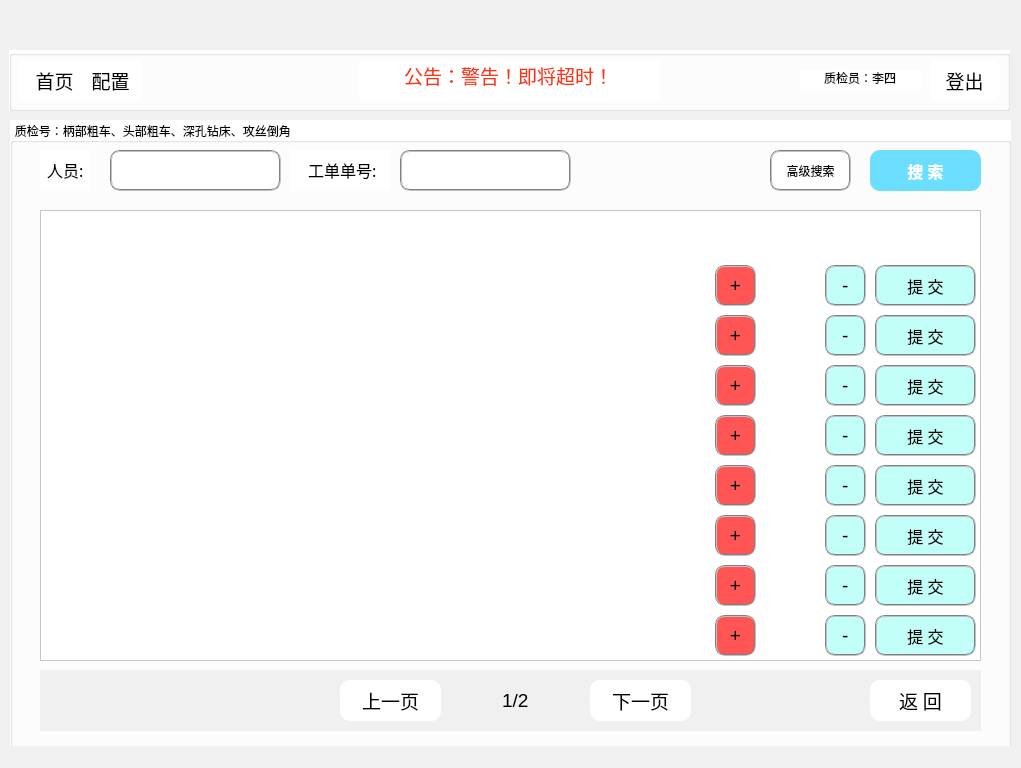
<?xml version="1.0" encoding="UTF-8"?>
<ui version="4.0">
 <class>checkQuantity</class>
 <widget class="QMainWindow" name="checkQuantity">
  <property name="geometry">
   <rect>
    <x>0</x>
    <y>0</y>
    <width>1021</width>
    <height>768</height>
   </rect>
  </property>
  <property name="windowTitle">
   <string>checkQuantity</string>
  </property>
  <property name="styleSheet">
   <string notr="true">background-color: #F0F0F0;</string>
  </property>
  <widget class="QWidget" name="centralwidget">
   <widget class="QLabel" name="label_4">
    <property name="geometry">
     <rect>
      <x>760</x>
      <y>0</y>
      <width>61</width>
      <height>41</height>
     </rect>
    </property>
    <property name="styleSheet">
     <string notr="true">border-image: url(:/login/3.png);</string>
    </property>
    <property name="text">
     <string/>
    </property>
   </widget>
   <widget class="QLabel" name="label">
    <property name="geometry">
     <rect>
      <x>0</x>
      <y>0</y>
      <width>1021</width>
      <height>41</height>
     </rect>
    </property>
    <property name="styleSheet">
     <string notr="true">border-image: url(:/10.png);</string>
    </property>
    <property name="text">
     <string/>
    </property>
   </widget>
   <widget class="QLineEdit" name="lineEdit_51">
    <property name="geometry">
     <rect>
      <x>40</x>
      <y>150</y>
      <width>51</width>
      <height>41</height>
     </rect>
    </property>
    <property name="font">
     <font>
      <family>宋体</family>
      <pointsize>12</pointsize>
     </font>
    </property>
    <property name="styleSheet">
     <string notr="true">border:none;
background-color: #ffffff;</string>
    </property>
    <property name="text">
     <string>人员:</string>
    </property>
    <property name="cursorPosition">
     <number>3</number>
    </property>
    <property name="alignment">
     <set>Qt::AlignCenter</set>
    </property>
   </widget>
   <widget class="QLineEdit" name="lineEdit_7">
    <property name="geometry">
     <rect>
      <x>470</x>
      <y>680</y>
      <width>91</width>
      <height>41</height>
     </rect>
    </property>
    <property name="font">
     <font>
      <family>Arial</family>
      <pointsize>14</pointsize>
     </font>
    </property>
    <property name="styleSheet">
     <string notr="true">border:none;
background-color: #F0F0F0;</string>
    </property>
    <property name="text">
     <string>1/2</string>
    </property>
    <property name="cursorPosition">
     <number>3</number>
    </property>
    <property name="alignment">
     <set>Qt::AlignCenter</set>
    </property>
   </widget>
   <widget class="QLineEdit" name="lineEdit_56">
    <property name="geometry">
     <rect>
      <x>820</x>
      <y>410</y>
      <width>51</width>
      <height>51</height>
     </rect>
    </property>
    <property name="font">
     <font>
      <family>Arial</family>
      <pointsize>14</pointsize>
     </font>
    </property>
    <property name="styleSheet">
     <string notr="true">background-color: rgb(193, 255, 248);
border-radius: 10px;
border: 2px groove gray;
margin: 5px;
text-align: center;</string>
    </property>
    <property name="text">
     <string>-</string>
    </property>
    <property name="cursorPosition">
     <number>1</number>
    </property>
    <property name="alignment">
     <set>Qt::AlignCenter</set>
    </property>
   </widget>
   <widget class="QPushButton" name="pushButton_25">
    <property name="geometry">
     <rect>
      <x>710</x>
      <y>460</y>
      <width>51</width>
      <height>51</height>
     </rect>
    </property>
    <property name="font">
     <font>
      <family>Arial</family>
      <pointsize>14</pointsize>
     </font>
    </property>
    <property name="styleSheet">
     <string notr="true">background-color: rgb(255,85,85);
border-radius: 10px;
border: 2px groove gray;
margin: 5px;
</string>
    </property>
    <property name="text">
     <string>+</string>
    </property>
   </widget>
   <widget class="QLineEdit" name="lineEdit_58">
    <property name="geometry">
     <rect>
      <x>820</x>
      <y>310</y>
      <width>51</width>
      <height>51</height>
     </rect>
    </property>
    <property name="font">
     <font>
      <family>Arial</family>
      <pointsize>14</pointsize>
     </font>
    </property>
    <property name="styleSheet">
     <string notr="true">background-color: rgb(193, 255, 248);
border-radius: 10px;
border: 2px groove gray;
margin: 5px;
text-align: center;</string>
    </property>
    <property name="text">
     <string>-</string>
    </property>
    <property name="cursorPosition">
     <number>1</number>
    </property>
    <property name="alignment">
     <set>Qt::AlignCenter</set>
    </property>
   </widget>
   <widget class="QGroupBox" name="groupBox">
    <property name="geometry">
     <rect>
      <x>10</x>
      <y>120</y>
      <width>1001</width>
      <height>631</height>
     </rect>
    </property>
    <property name="font">
     <font>
      <family>微软雅黑</family>
     </font>
    </property>
    <property name="styleSheet">
     <string notr="true">background-color: #ffffff;</string>
    </property>
    <property name="title">
     <string> 质检号：柄部粗车、头部粗车、深孔钻床、攻丝倒角  </string>
    </property>
    <widget class="QTableWidget" name="tableWidget">
     <property name="geometry">
      <rect>
       <x>30</x>
       <y>90</y>
       <width>941</width>
       <height>451</height>
      </rect>
     </property>
     <property name="font">
      <font>
       <pointsize>10</pointsize>
      </font>
     </property>
     <property name="verticalScrollMode">
      <enum>QAbstractItemView::ScrollPerItem</enum>
     </property>
     <attribute name="horizontalHeaderVisible">
      <bool>true</bool>
     </attribute>
     <attribute name="horizontalHeaderCascadingSectionResizes">
      <bool>false</bool>
     </attribute>
     <attribute name="horizontalHeaderShowSortIndicator" stdset="0">
      <bool>false</bool>
     </attribute>
     <attribute name="horizontalHeaderStretchLastSection">
      <bool>false</bool>
     </attribute>
    </widget>
    <widget class="QLineEdit" name="lineEdit_67">
     <property name="geometry">
      <rect>
       <x>100</x>
       <y>30</y>
       <width>171</width>
       <height>41</height>
      </rect>
     </property>
     <property name="font">
      <font>
       <family>Arial</family>
       <pointsize>14</pointsize>
      </font>
     </property>
     <property name="styleSheet">
      <string notr="true">border-radius: 10px;
border: 2px groove gray;</string>
     </property>
     <property name="text">
      <string/>
     </property>
     <property name="cursorPosition">
      <number>0</number>
     </property>
     <property name="alignment">
      <set>Qt::AlignCenter</set>
     </property>
    </widget>
    <widget class="QLineEdit" name="lineEdit_53">
     <property name="geometry">
      <rect>
       <x>280</x>
       <y>30</y>
       <width>101</width>
       <height>41</height>
      </rect>
     </property>
     <property name="font">
      <font>
       <family>宋体</family>
       <pointsize>12</pointsize>
      </font>
     </property>
     <property name="styleSheet">
      <string notr="true">border:none</string>
     </property>
     <property name="text">
      <string> 工单单号:</string>
     </property>
     <property name="cursorPosition">
      <number>6</number>
     </property>
     <property name="alignment">
      <set>Qt::AlignCenter</set>
     </property>
    </widget>
    <widget class="QLineEdit" name="lineEdit_55">
     <property name="geometry">
      <rect>
       <x>390</x>
       <y>30</y>
       <width>171</width>
       <height>41</height>
      </rect>
     </property>
     <property name="font">
      <font>
       <family>Arial</family>
       <pointsize>14</pointsize>
      </font>
     </property>
     <property name="styleSheet">
      <string notr="true">border-radius: 10px;
border: 2px groove gray;</string>
     </property>
     <property name="text">
      <string/>
     </property>
     <property name="cursorPosition">
      <number>0</number>
     </property>
     <property name="alignment">
      <set>Qt::AlignCenter</set>
     </property>
    </widget>
    <widget class="QPushButton" name="pushButton_32">
     <property name="geometry">
      <rect>
       <x>700</x>
       <y>140</y>
       <width>51</width>
       <height>51</height>
      </rect>
     </property>
     <property name="font">
      <font>
       <family>Arial</family>
       <pointsize>14</pointsize>
      </font>
     </property>
     <property name="styleSheet">
      <string notr="true">background-color: rgb(255,85,85);
border-radius: 10px;
border: 2px groove gray;
margin: 5px;
</string>
     </property>
     <property name="text">
      <string>+</string>
     </property>
    </widget>
    <widget class="QLineEdit" name="lineEdit_60">
     <property name="geometry">
      <rect>
       <x>810</x>
       <y>140</y>
       <width>51</width>
       <height>51</height>
      </rect>
     </property>
     <property name="font">
      <font>
       <family>Arial</family>
       <pointsize>14</pointsize>
      </font>
     </property>
     <property name="styleSheet">
      <string notr="true">background-color: rgb(193, 255, 248);
border-radius: 10px;
border: 2px groove gray;
margin: 5px;
text-align: center;</string>
     </property>
     <property name="text">
      <string>-</string>
     </property>
     <property name="cursorPosition">
      <number>1</number>
     </property>
     <property name="alignment">
      <set>Qt::AlignCenter</set>
     </property>
    </widget>
    <widget class="QLineEdit" name="lineEdit_61">
     <property name="geometry">
      <rect>
       <x>810</x>
       <y>390</y>
       <width>51</width>
       <height>51</height>
      </rect>
     </property>
     <property name="font">
      <font>
       <family>Arial</family>
       <pointsize>14</pointsize>
      </font>
     </property>
     <property name="styleSheet">
      <string notr="true">background-color: rgb(193, 255, 248);
border-radius: 10px;
border: 2px groove gray;
margin: 5px;
text-align: center;</string>
     </property>
     <property name="text">
      <string>-</string>
     </property>
     <property name="cursorPosition">
      <number>1</number>
     </property>
     <property name="alignment">
      <set>Qt::AlignCenter</set>
     </property>
    </widget>
    <widget class="QPushButton" name="pushButton_33">
     <property name="geometry">
      <rect>
       <x>700</x>
       <y>390</y>
       <width>51</width>
       <height>51</height>
      </rect>
     </property>
     <property name="font">
      <font>
       <family>Arial</family>
       <pointsize>14</pointsize>
      </font>
     </property>
     <property name="styleSheet">
      <string notr="true">background-color: rgb(255,85,85);
border-radius: 10px;
border: 2px groove gray;
margin: 5px;
</string>
     </property>
     <property name="text">
      <string>+</string>
     </property>
    </widget>
    <widget class="QPushButton" name="pushButton_34">
     <property name="geometry">
      <rect>
       <x>700</x>
       <y>440</y>
       <width>51</width>
       <height>51</height>
      </rect>
     </property>
     <property name="font">
      <font>
       <family>Arial</family>
       <pointsize>14</pointsize>
      </font>
     </property>
     <property name="styleSheet">
      <string notr="true">background-color: rgb(255,85,85);
border-radius: 10px;
border: 2px groove gray;
margin: 5px;
</string>
     </property>
     <property name="text">
      <string>+</string>
     </property>
    </widget>
    <widget class="QLineEdit" name="lineEdit_64">
     <property name="geometry">
      <rect>
       <x>810</x>
       <y>440</y>
       <width>51</width>
       <height>51</height>
      </rect>
     </property>
     <property name="font">
      <font>
       <family>Arial</family>
       <pointsize>14</pointsize>
      </font>
     </property>
     <property name="styleSheet">
      <string notr="true">background-color: rgb(193, 255, 248);
border-radius: 10px;
border: 2px groove gray;
margin: 5px;
text-align: center;</string>
     </property>
     <property name="text">
      <string>-</string>
     </property>
     <property name="cursorPosition">
      <number>1</number>
     </property>
     <property name="alignment">
      <set>Qt::AlignCenter</set>
     </property>
    </widget>
    <widget class="QPushButton" name="pushButton_35">
     <property name="geometry">
      <rect>
       <x>700</x>
       <y>490</y>
       <width>51</width>
       <height>51</height>
      </rect>
     </property>
     <property name="font">
      <font>
       <family>Arial</family>
       <pointsize>14</pointsize>
      </font>
     </property>
     <property name="styleSheet">
      <string notr="true">background-color: rgb(255,85,85);
border-radius: 10px;
border: 2px groove gray;
margin: 5px;
</string>
     </property>
     <property name="text">
      <string>+</string>
     </property>
    </widget>
    <widget class="QLineEdit" name="lineEdit_65">
     <property name="geometry">
      <rect>
       <x>810</x>
       <y>490</y>
       <width>51</width>
       <height>51</height>
      </rect>
     </property>
     <property name="font">
      <font>
       <family>Arial</family>
       <pointsize>14</pointsize>
      </font>
     </property>
     <property name="styleSheet">
      <string notr="true">background-color: rgb(193, 255, 248);
border-radius: 10px;
border: 2px groove gray;
margin: 5px;
text-align: center;</string>
     </property>
     <property name="text">
      <string>-</string>
     </property>
     <property name="cursorPosition">
      <number>1</number>
     </property>
     <property name="alignment">
      <set>Qt::AlignCenter</set>
     </property>
    </widget>
    <widget class="QPushButton" name="pushButton_36">
     <property name="geometry">
      <rect>
       <x>860</x>
       <y>140</y>
       <width>111</width>
       <height>51</height>
      </rect>
     </property>
     <property name="font">
      <font>
       <family>宋体</family>
       <pointsize>12</pointsize>
      </font>
     </property>
     <property name="styleSheet">
      <string notr="true">QPushButton#pushButton_36 {
background-color: rgb(193, 255, 248);
border-radius: 10px;
border: 2px groove gray;
margin: 5px;
text-align: center;
}

QPushButton#pushButton_36:hover {
background-color: rgb(240,240,240);
}</string>
     </property>
     <property name="text">
      <string>提 交</string>
     </property>
    </widget>
    <widget class="QPushButton" name="pushButton_37">
     <property name="geometry">
      <rect>
       <x>860</x>
       <y>190</y>
       <width>111</width>
       <height>51</height>
      </rect>
     </property>
     <property name="font">
      <font>
       <family>宋体</family>
       <pointsize>12</pointsize>
      </font>
     </property>
     <property name="styleSheet">
      <string notr="true">QPushButton#pushButton_37 {
background-color: rgb(193, 255, 248);
border-radius: 10px;
border: 2px groove gray;
margin: 5px;
text-align: center;
}

QPushButton#pushButton_37:hover {
background-color: rgb(240,240,240);
}</string>
     </property>
     <property name="text">
      <string>提 交</string>
     </property>
    </widget>
    <widget class="QPushButton" name="pushButton_38">
     <property name="geometry">
      <rect>
       <x>860</x>
       <y>240</y>
       <width>111</width>
       <height>51</height>
      </rect>
     </property>
     <property name="font">
      <font>
       <family>宋体</family>
       <pointsize>12</pointsize>
      </font>
     </property>
     <property name="styleSheet">
      <string notr="true">QPushButton#pushButton_38 {
background-color: rgb(193, 255, 248);
border-radius: 10px;
border: 2px groove gray;
margin: 5px;
text-align: center;
}

QPushButton#pushButton_38:hover {
background-color: rgb(240,240,240);
}</string>
     </property>
     <property name="text">
      <string>提 交</string>
     </property>
    </widget>
    <widget class="QPushButton" name="pushButton_39">
     <property name="geometry">
      <rect>
       <x>860</x>
       <y>290</y>
       <width>111</width>
       <height>51</height>
      </rect>
     </property>
     <property name="font">
      <font>
       <family>宋体</family>
       <pointsize>12</pointsize>
      </font>
     </property>
     <property name="styleSheet">
      <string notr="true">QPushButton#pushButton_39 {
background-color: rgb(193, 255, 248);
border-radius: 10px;
border: 2px groove gray;
margin: 5px;
text-align: center;
}

QPushButton#pushButton_39:hover {
background-color: rgb(240,240,240);
}</string>
     </property>
     <property name="text">
      <string>提 交</string>
     </property>
    </widget>
    <widget class="QPushButton" name="pushButton_40">
     <property name="geometry">
      <rect>
       <x>860</x>
       <y>340</y>
       <width>111</width>
       <height>51</height>
      </rect>
     </property>
     <property name="font">
      <font>
       <family>宋体</family>
       <pointsize>12</pointsize>
      </font>
     </property>
     <property name="styleSheet">
      <string notr="true">QPushButton#pushButton_40 {
background-color: rgb(193, 255, 248);
border-radius: 10px;
border: 2px groove gray;
margin: 5px;
text-align: center;
}

QPushButton#pushButton_40:hover {
background-color: rgb(240,240,240);
}</string>
     </property>
     <property name="text">
      <string>提 交</string>
     </property>
    </widget>
    <widget class="QPushButton" name="pushButton_41">
     <property name="geometry">
      <rect>
       <x>860</x>
       <y>390</y>
       <width>111</width>
       <height>51</height>
      </rect>
     </property>
     <property name="font">
      <font>
       <family>宋体</family>
       <pointsize>12</pointsize>
      </font>
     </property>
     <property name="styleSheet">
      <string notr="true">QPushButton#pushButton_41 {
background-color: rgb(193, 255, 248);
border-radius: 10px;
border: 2px groove gray;
margin: 5px;
text-align: center;
}

QPushButton#pushButton_41:hover {
background-color: rgb(240,240,240);
}</string>
     </property>
     <property name="text">
      <string>提 交</string>
     </property>
    </widget>
    <widget class="QPushButton" name="pushButton_42">
     <property name="geometry">
      <rect>
       <x>860</x>
       <y>440</y>
       <width>111</width>
       <height>51</height>
      </rect>
     </property>
     <property name="font">
      <font>
       <family>宋体</family>
       <pointsize>12</pointsize>
      </font>
     </property>
     <property name="styleSheet">
      <string notr="true">QPushButton#pushButton_42 {
background-color: rgb(193, 255, 248);
border-radius: 10px;
border: 2px groove gray;
margin: 5px;
text-align: center;
}

QPushButton#pushButton_42:hover {
background-color: rgb(240,240,240);
}</string>
     </property>
     <property name="text">
      <string>提 交</string>
     </property>
    </widget>
    <widget class="QPushButton" name="pushButton_43">
     <property name="geometry">
      <rect>
       <x>860</x>
       <y>490</y>
       <width>111</width>
       <height>51</height>
      </rect>
     </property>
     <property name="font">
      <font>
       <family>宋体</family>
       <pointsize>12</pointsize>
      </font>
     </property>
     <property name="styleSheet">
      <string notr="true">QPushButton#pushButton_43 {
background-color: rgb(193, 255, 248);
border-radius: 10px;
border: 2px groove gray;
margin: 5px;
text-align: center;
}

QPushButton#pushButton_43:hover {
background-color: rgb(240,240,240);
}</string>
     </property>
     <property name="text">
      <string>提 交</string>
     </property>
    </widget>
    <widget class="QPushButton" name="pushButton_23">
     <property name="geometry">
      <rect>
       <x>860</x>
       <y>30</y>
       <width>111</width>
       <height>41</height>
      </rect>
     </property>
     <property name="font">
      <font>
       <family>Arial</family>
       <pointsize>12</pointsize>
       <weight>99</weight>
       <bold>true</bold>
      </font>
     </property>
     <property name="styleSheet">
      <string notr="true">border-radius: 10px;
text-align: center;
background-color: rgb(108,222,255);
font-weight: 900;
color: white;
background-color: ;</string>
     </property>
     <property name="text">
      <string>搜 索</string>
     </property>
    </widget>
    <widget class="QTableWidget" name="tableWidget_2">
     <property name="geometry">
      <rect>
       <x>30</x>
       <y>550</y>
       <width>941</width>
       <height>61</height>
      </rect>
     </property>
     <property name="font">
      <font>
       <pointsize>10</pointsize>
      </font>
     </property>
     <property name="styleSheet">
      <string notr="true">background-color: #F0F0F0;
border: none;</string>
     </property>
     <property name="verticalScrollMode">
      <enum>QAbstractItemView::ScrollPerItem</enum>
     </property>
     <attribute name="horizontalHeaderVisible">
      <bool>false</bool>
     </attribute>
     <attribute name="horizontalHeaderCascadingSectionResizes">
      <bool>true</bool>
     </attribute>
    </widget>
    <widget class="QPushButton" name="pushButton_19">
     <property name="geometry">
      <rect>
       <x>760</x>
       <y>30</y>
       <width>81</width>
       <height>41</height>
      </rect>
     </property>
     <property name="font">
      <font>
       <family>宋体</family>
       <pointsize>9</pointsize>
      </font>
     </property>
     <property name="styleSheet">
      <string notr="true">border-radius: 10px;
border: 2px groove gray;
background-color: #ffffff;</string>
     </property>
     <property name="text">
      <string>高级搜索</string>
     </property>
    </widget>
    <zorder>tableWidget</zorder>
    <zorder>lineEdit_53</zorder>
    <zorder>lineEdit_55</zorder>
    <zorder>pushButton_32</zorder>
    <zorder>lineEdit_60</zorder>
    <zorder>lineEdit_61</zorder>
    <zorder>pushButton_33</zorder>
    <zorder>pushButton_34</zorder>
    <zorder>lineEdit_64</zorder>
    <zorder>pushButton_35</zorder>
    <zorder>lineEdit_65</zorder>
    <zorder>pushButton_36</zorder>
    <zorder>pushButton_37</zorder>
    <zorder>pushButton_38</zorder>
    <zorder>pushButton_39</zorder>
    <zorder>pushButton_40</zorder>
    <zorder>pushButton_41</zorder>
    <zorder>pushButton_42</zorder>
    <zorder>pushButton_43</zorder>
    <zorder>lineEdit_67</zorder>
    <zorder>pushButton_23</zorder>
    <zorder>tableWidget_2</zorder>
    <zorder>pushButton_19</zorder>
   </widget>
   <widget class="QLineEdit" name="lineEdit_57">
    <property name="geometry">
     <rect>
      <x>820</x>
      <y>360</y>
      <width>51</width>
      <height>51</height>
     </rect>
    </property>
    <property name="font">
     <font>
      <family>Arial</family>
      <pointsize>14</pointsize>
     </font>
    </property>
    <property name="styleSheet">
     <string notr="true">background-color: rgb(193, 255, 248);
border-radius: 10px;
border: 2px groove gray;
margin: 5px;
text-align: center;</string>
    </property>
    <property name="text">
     <string>-</string>
    </property>
    <property name="cursorPosition">
     <number>1</number>
    </property>
    <property name="alignment">
     <set>Qt::AlignCenter</set>
    </property>
   </widget>
   <widget class="QPushButton" name="pushButton_27">
    <property name="geometry">
     <rect>
      <x>710</x>
      <y>360</y>
      <width>51</width>
      <height>51</height>
     </rect>
    </property>
    <property name="font">
     <font>
      <family>Arial</family>
      <pointsize>14</pointsize>
     </font>
    </property>
    <property name="styleSheet">
     <string notr="true">background-color: rgb(255,85,85);
border-radius: 10px;
border: 2px groove gray;
margin: 5px;
</string>
    </property>
    <property name="text">
     <string>+</string>
    </property>
   </widget>
   <widget class="QPushButton" name="pushButton_3">
    <property name="geometry">
     <rect>
      <x>590</x>
      <y>680</y>
      <width>101</width>
      <height>41</height>
     </rect>
    </property>
    <property name="font">
     <font>
      <family>宋体</family>
      <pointsize>14</pointsize>
     </font>
    </property>
    <property name="styleSheet">
     <string notr="true">QPushButton#pushButton_3 {
border: 1px solid black;
background-color: #ffffff;
border: none;
border-radius: 10px;
}

QPushButton#pushButton_3:hover {
background-color: rgb(240,240,240);
}</string>
    </property>
    <property name="text">
     <string>下一页</string>
    </property>
   </widget>
   <widget class="QGroupBox" name="groupBox_2">
    <property name="geometry">
     <rect>
      <x>9</x>
      <y>50</y>
      <width>1001</width>
      <height>61</height>
     </rect>
    </property>
    <property name="styleSheet">
     <string notr="true">background-color: #ffffff;</string>
    </property>
    <property name="title">
     <string/>
    </property>
    <widget class="QPushButton" name="pushButton_24">
     <property name="geometry">
      <rect>
       <x>10</x>
       <y>10</y>
       <width>71</width>
       <height>41</height>
      </rect>
     </property>
     <property name="font">
      <font>
       <family>宋体</family>
       <pointsize>14</pointsize>
      </font>
     </property>
     <property name="styleSheet">
      <string notr="true">QPushButton#pushButton_24 {
border: none;
}

QPushButton#pushButton_24:hover {
background-color: rgb(240,240,240);
}</string>
     </property>
     <property name="text">
      <string>首页</string>
     </property>
    </widget>
    <widget class="QPushButton" name="pushButton_30">
     <property name="geometry">
      <rect>
       <x>920</x>
       <y>10</y>
       <width>71</width>
       <height>41</height>
      </rect>
     </property>
     <property name="font">
      <font>
       <family>宋体</family>
       <pointsize>14</pointsize>
      </font>
     </property>
     <property name="styleSheet">
      <string notr="true">QPushButton#pushButton_30 {
border-radius: 10px;
text-align: center;
}

QPushButton#pushButton_30:hover {
background-color: rgb(240,240,240);
}</string>
     </property>
     <property name="text">
      <string>登出</string>
     </property>
    </widget>
    <widget class="QLineEdit" name="lineEdit_5">
     <property name="geometry">
      <rect>
       <x>350</x>
       <y>10</y>
       <width>301</width>
       <height>41</height>
      </rect>
     </property>
     <property name="font">
      <font>
       <family>Arial</family>
       <pointsize>14</pointsize>
      </font>
     </property>
     <property name="styleSheet">
      <string notr="true">color: rgb(255, 51, 15);
border:none</string>
     </property>
     <property name="text">
      <string>公告：警告！即将超时！</string>
     </property>
     <property name="cursorPosition">
      <number>11</number>
     </property>
     <property name="alignment">
      <set>Qt::AlignCenter</set>
     </property>
    </widget>
    <zorder>pushButton_30</zorder>
    <zorder>pushButton_24</zorder>
    <zorder>lineEdit_5</zorder>
   </widget>
   <widget class="QLineEdit" name="lineEdit_6">
    <property name="geometry">
     <rect>
      <x>800</x>
      <y>70</y>
      <width>121</width>
      <height>21</height>
     </rect>
    </property>
    <property name="font">
     <font>
      <family>Arial</family>
      <pointsize>9</pointsize>
     </font>
    </property>
    <property name="styleSheet">
     <string notr="true">border:none;
background-color: #ffffff;</string>
    </property>
    <property name="text">
     <string>质检员：李四</string>
    </property>
    <property name="cursorPosition">
     <number>6</number>
    </property>
    <property name="alignment">
     <set>Qt::AlignCenter</set>
    </property>
   </widget>
   <widget class="QPushButton" name="pushButton_20">
    <property name="geometry">
     <rect>
      <x>80</x>
      <y>60</y>
      <width>61</width>
      <height>41</height>
     </rect>
    </property>
    <property name="font">
     <font>
      <family>宋体</family>
      <pointsize>14</pointsize>
     </font>
    </property>
    <property name="styleSheet">
     <string notr="true">QPushButton#pushButton_20 {
border: none;
background-color: #ffffff;
}

QPushButton#pushButton_20:hover {
background-color: rgb(240,240,240);
}</string>
    </property>
    <property name="text">
     <string>配置</string>
    </property>
   </widget>
   <widget class="QLineEdit" name="lineEdit_59">
    <property name="geometry">
     <rect>
      <x>820</x>
      <y>460</y>
      <width>51</width>
      <height>51</height>
     </rect>
    </property>
    <property name="font">
     <font>
      <family>Arial</family>
      <pointsize>14</pointsize>
     </font>
    </property>
    <property name="styleSheet">
     <string notr="true">background-color: rgb(193, 255, 248);
border-radius: 10px;
border: 2px groove gray;
margin: 5px;
text-align: center;</string>
    </property>
    <property name="text">
     <string>-</string>
    </property>
    <property name="cursorPosition">
     <number>1</number>
    </property>
    <property name="alignment">
     <set>Qt::AlignCenter</set>
    </property>
   </widget>
   <widget class="QPushButton" name="pushButton_28">
    <property name="geometry">
     <rect>
      <x>710</x>
      <y>410</y>
      <width>51</width>
      <height>51</height>
     </rect>
    </property>
    <property name="font">
     <font>
      <family>Arial</family>
      <pointsize>14</pointsize>
     </font>
    </property>
    <property name="styleSheet">
     <string notr="true">background-color: rgb(255,85,85);
border-radius: 10px;
border: 2px groove gray;
margin: 5px;
</string>
    </property>
    <property name="text">
     <string>+</string>
    </property>
   </widget>
   <widget class="QPushButton" name="pushButton_31">
    <property name="geometry">
     <rect>
      <x>710</x>
      <y>310</y>
      <width>51</width>
      <height>51</height>
     </rect>
    </property>
    <property name="font">
     <font>
      <family>Arial</family>
      <pointsize>14</pointsize>
     </font>
    </property>
    <property name="styleSheet">
     <string notr="true">background-color: rgb(255,85,85);
border-radius: 10px;
border: 2px groove gray;
margin: 5px;
</string>
    </property>
    <property name="text">
     <string>+</string>
    </property>
   </widget>
   <widget class="QPushButton" name="pushButton_18">
    <property name="geometry">
     <rect>
      <x>340</x>
      <y>680</y>
      <width>101</width>
      <height>41</height>
     </rect>
    </property>
    <property name="font">
     <font>
      <family>宋体</family>
      <pointsize>14</pointsize>
     </font>
    </property>
    <property name="styleSheet">
     <string notr="true">QPushButton#pushButton_18 {
border: 1px solid black;
background-color: #ffffff;
border: none;
border-radius: 10px;
}

QPushButton#pushButton_18:hover {
background-color: rgb(240,240,240);
}</string>
    </property>
    <property name="text">
     <string>上一页</string>
    </property>
   </widget>
   <widget class="QPushButton" name="pushButton_4">
    <property name="geometry">
     <rect>
      <x>870</x>
      <y>680</y>
      <width>101</width>
      <height>41</height>
     </rect>
    </property>
    <property name="font">
     <font>
      <family>宋体</family>
      <pointsize>14</pointsize>
     </font>
    </property>
    <property name="styleSheet">
     <string notr="true">QPushButton#pushButton_4 {
border: none;
background-color: #ffffff;
border-radius: 10px;
}

QPushButton#pushButton_4:hover {
background-color: rgb(240,240,240);
}</string>
    </property>
    <property name="text">
     <string>返 回</string>
    </property>
   </widget>
   <zorder>groupBox</zorder>
   <zorder>groupBox_2</zorder>
   <zorder>label</zorder>
   <zorder>label_4</zorder>
   <zorder>lineEdit_7</zorder>
   <zorder>lineEdit_56</zorder>
   <zorder>pushButton_25</zorder>
   <zorder>lineEdit_58</zorder>
   <zorder>lineEdit_57</zorder>
   <zorder>pushButton_27</zorder>
   <zorder>lineEdit_6</zorder>
   <zorder>pushButton_20</zorder>
   <zorder>lineEdit_59</zorder>
   <zorder>pushButton_28</zorder>
   <zorder>pushButton_31</zorder>
   <zorder>pushButton_18</zorder>
   <zorder>pushButton_4</zorder>
   <zorder>pushButton_3</zorder>
   <zorder>lineEdit_51</zorder>
  </widget>
  <widget class="QStatusBar" name="statusbar"/>
 </widget>
 <resources/>
 <connections/>
</ui>
